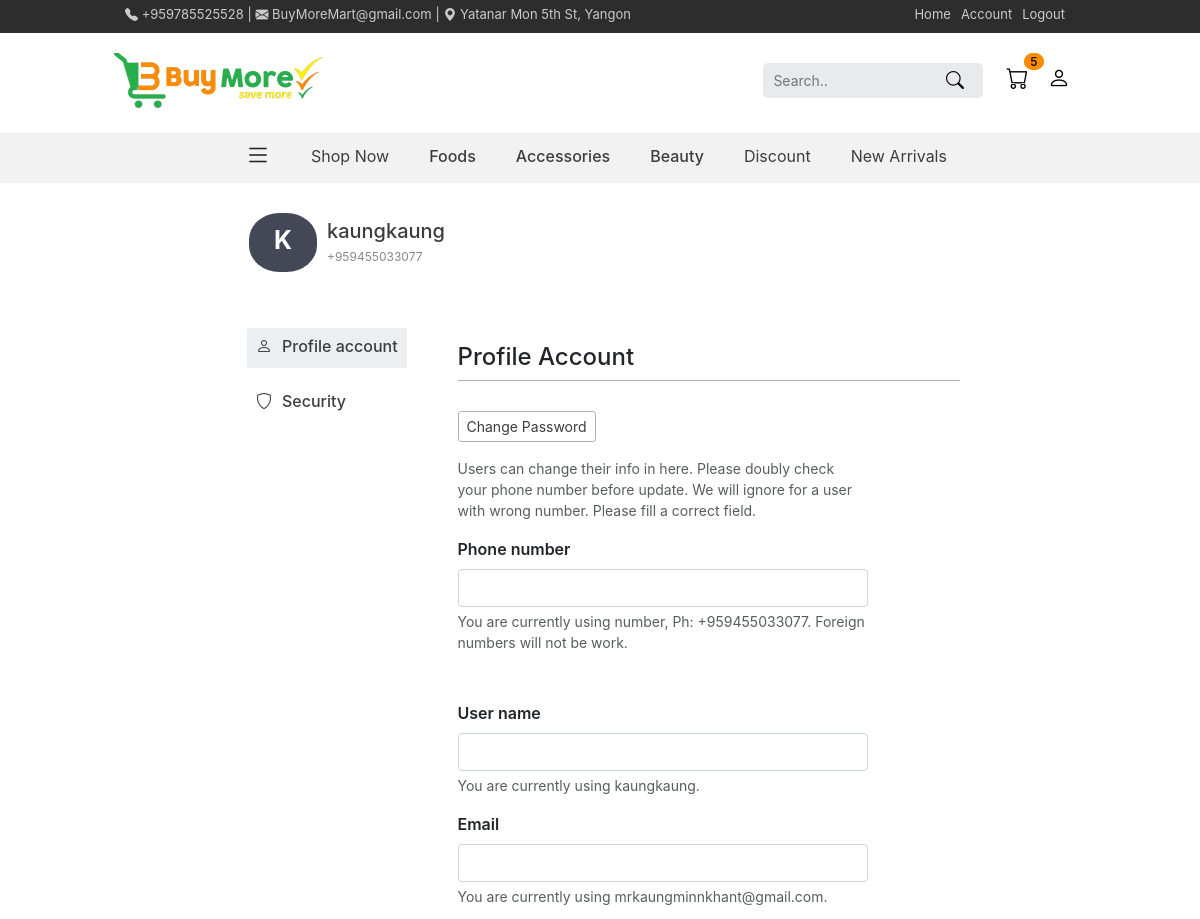
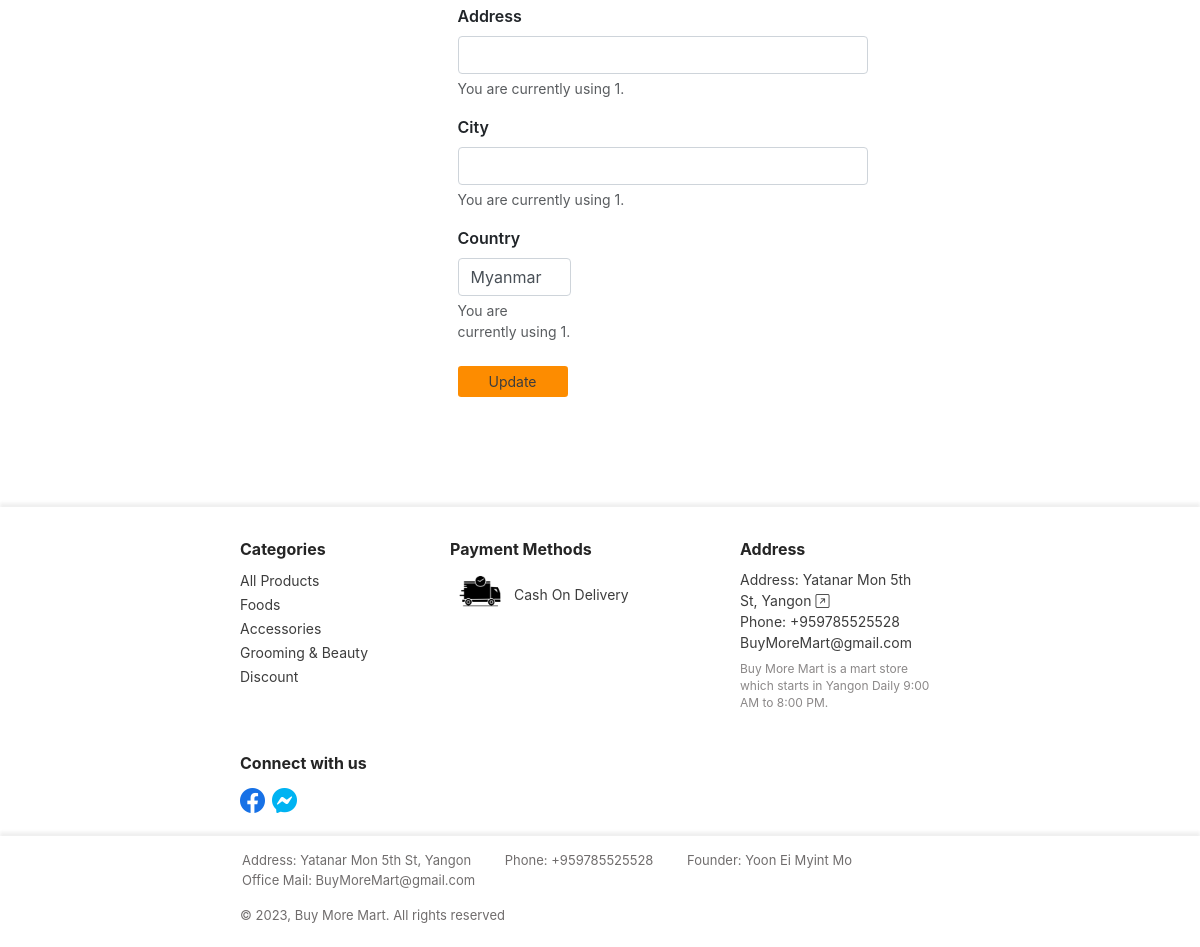
/profile (signed in), run on the app's committed database (2 pictures, top to bottom).
### app_controller/Website_Interface/models.py (models this page shows)
class Info(models.Model):
    phone = models.CharField(max_length=255, null=True, blank=True)
    email = models.EmailField(null=True, blank=True)
    address = models.CharField(max_length=255, null=True, blank=True)
    location = models.URLField(null=True, blank=True)
    buy_more_mart_info = models.TextField(max_length=255, null=True, blank=True)
    facebook_link = models.URLField(null=True, blank=True)
    messenger_link = models.URLField(null=True, blank=True)

### app_controller/Application/models.py (models this page shows)
class User(AbstractUser):
    image = models.ImageField(upload_to='profile_image', null=True, blank=True)
    phone_number = models.CharField(max_length=255)
    address = models.CharField(max_length=255)
    city = models.CharField(max_length=100)
    country = models.CharField(max_length=255)
    otp = models.CharField(max_length=255)
    is_verified = models.BooleanField(default=False)

### app_controller/Application/others/profile.py (the view, shortened to what this page needs)
# urls.py: 2. Add a URL to urlpatterns:  path('', views.home, name='home')
    def home(self, request):
        if Info.objects.filter(id=1).exists():
            info = Info.objects.get(id=1)
        else:
            info = None
        if Header_ImageGroup.objects.filter(id=1).exists():
            header_image = Header_ImageGroup.objects.get(id=1)
        else:
            header_image = None
        header_food = Product_type.objects.filter(category=1)
        header_accessories = Product_type.objects.filter(category=2)
        header_beauty = Product_type.objects.filter(category=3)
        if request.user.is_authenticated == False:
            return redirect("login")
        if request.user.is_authenticated:
            cart = Cart.objects.filter(user=request.user)
            cart_len = len(list(cart))
        else:
            cart_len = 0
        context = {
            'info': info,
            'header_image': header_image,
            'header_food': header_food,
            'header_accessories': header_accessories,
            'header_beauty': header_beauty,
            "cart_noti": cart_len
        }
        return render(request, 'others/profile.html',
                    context)

### template/others/profile.html (shortened to what this page needs)
{% extends 'base.html' %}
{% block content %}
<!DOCTYPE html>
<html lang="en">
<head>
    {% load static %}
    <link rel="stylesheet" href="{% static 'css/page.css' %}">
    <link rel="stylesheet" href="{% static 'css/profile.css' %}">
</head>
<body>
    {% include 'header.html' %}
    <div class="base_content4">
        <div class="main_profile_body_content">
          <div class="profile_body_content">
            <div class="profile_header">
                {% if request.user.is_authenticated %}
                <div class="profile_header_image">{{ request.user|make_list|first|capfirst }}</div>
                {% else %}
                <div class="profile_header_image">?</div>
                {% endif %}
                <div class="profile_header_text_group">
                <p class="profile_header_text">{{ request.user.username }}</p>
                <span class="profile_header_text_lower">{{ request.user.phone_number }}</span>
                </div>
            </div>
            <div class="profile_body">
                <div class="profile_left">
                    <ul>
                        <a href="{% url 'profile' %}"><li class=""><i class="bi bi-person"></i> <p>Profile account</p></li></a>
                        <a href="{% url 'security' %}"><li class=""><i class="bi bi-shield"></i> <p>Security</p></li></a>
                    </ul>
                </div>
                <div class="profile_right">
                    <div class="profile_right_head">
                        <h4>Profile Account</h4>
                    </div>
                    <div class="profile_right_body">
                        <div class="profile_right_body_form">
                            <form action="{% url 'profile' %}" method="POST" enctype="multipart/form-data">
                        <div class="mb-3">
                            <a href="{% url 'security' %}" class="profile_password btn btn-sm">Change Password</a>
                        </div>
                        <div class="mb-3">
                            <div class="form-text">Users can change their info in here. Please doubly check
                                    your phone number before update.
                                We will ignore for a user with wrong number. Please fill a correct field.</div>
                        </div>
                            <div class="mb-5">
                            <label for="phone" class="form-label profile_label">Phone number</label>
                            <input name="phone" type="text" class="form-control" id="phone">
                            <div class="form-text">You are currently using number, Ph: {{ request.user.phone_number }}.
                                Foreign numbers will not be work.
                            </div>
                            </div>
                                <div class="mb-3">
                                <label for="name" class="form-label profile_label">User name</label>
                                <input name="name" type="text" class="form-control" id="name">
                                <div class="form-text">You are currently using {{ request.user.username }}.</div>
                                </div>
                                <div class="mb-3">
                                    <label for="email" class="form-label profile_label">Email</label>
                                    <input name="email" type="email" class="form-control" id="email">
                                    <div class="form-text">You are currently using {{ request.user.email }}.</div>
                                    </div>
                                    <div class="mb-3">
                                        <label for="address" class="form-label profile_label">Address</label>
                                        <input name="address" type="text" class="form-control" id="address">
                                        <div class="form-text">You are currently using {{ request.user.address }}.</div>
                                        </div>
                                        <div class="mb-3">
                                            <label for="city" class="form-label profile_label">City</label>
                                            <input name="city" type="text" class="form-control" id="city">
                                            <div class="form-text">You are currently using {{ request.user.city }}.</div>
                                            </div>
                                            <div class="mb-4 profile_country">
                                            <label for="country" class="form-label profile_label">Country</label>
                                            <select id="country" name="country" class="form-control account_country">
                                                <option value="Myanmar">Myanmar</option>
                                            </select>
                                            <div class="form-text">You are currently using {{ request.user.country }}.</div>
                                            </div>
                                <button type="submit" class="profile_update btn btn-sm">Update</button>
                            </form>
                        </div>
                    </div>
                </div>
            </div>
        </div>
    </div>
</div>
</body>
    {% include 'footer.html'%}
</html>
{% endblock %}

### template/header.html (shortened to what this page needs)
{% extends 'base.html' %}
{% block content %}
<!DOCTYPE html>
<html lang="en">
<head>
    {% load static %}
    <link rel="stylesheet" href="{% static 'css/page.css' %}">
    <link rel="stylesheet" href="{% static 'css/header.css' %}">
    <link rel="stylesheet" href="{% static 'css/header_hover.css' %}">
</head>
<body>
    <div class="main_header_content">
        <div class="base_content2">
            <div class="header_content">
                <div class="first_header">
                    <div class="first_header_left">
                        {% if info.phone %}
                    <label for=""><i class="bi bi-telephone-fill"></i> {{ info.phone }} |</label>&nbsp;
                        {% else %}
                    <label for=""><i class="bi bi-telephone-fill"></i> +959785525528 |</label>&nbsp;
                        {% endif %}
                        {% if info.email %}
                    <label for=""><i class="bi bi-envelope-fill"></i> {{ info.email }} |</label>&nbsp;
                        {% else %}
                    <label for=""><i class="bi bi-envelope-fill"></i> BuyMoreMart@gmail.com |</label>&nbsp;
                        {% endif %}
                        {% if info.address %}
                    <label for=""><i class="bi bi-geo-alt-fill"></i><a href="{{ info.location }}"> {{ info.address }}</a></label>
                        {% else %}
<label for=""><i class="bi bi-geo-alt-fill"></i><a href="https://www.google.com/maps/place/Buy+More+Mart/@16.8357569,96.1136676,15z/data=!4m6!3m5!1s0x30c1956299e6b48b:0xd2f9fd3513d2e941!8m2!3d16.8357569!4d96.1136676!16s%2Fg%2F11s640nsb1?entry=ttu"> Yatanar Mon 5th St, Yangon</a></label>
                        {% endif %}
                    </div>
                    <ul>
                        <li><a href="{% url 'index' %}">Home</a></li>
                        <li><a href="{% url 'profile' %}">Account</a></li>
                        {% if user.is_authenticated %}
                            <li><a href="{% url 'logout' %}">Logout</a></li>
                        {% else %}
                            <li><a href="{% url 'login' %}">Login</a></li>
                        {% endif %}
                    </ul>
                </div>
            </div>
        </div>
    </div>
<div class="base_content2">
    <div class="second_header_content">
    <div class="second_header">
        <a href="{% url 'index' %}"><img class="logo_image" src="/media/website_images/logo-nobg.png" alt=""></a>
        <form action="{% url 'search' %}" method="POST" enctype="multipart/form-data">
            <input name="search" class="search_form" type="text" placeholder="Search..">
            <button class="search_form_submit"><i class="bi bi-search"></i></button>
            <a class="second_header_cart" href="{% url 'cart' %}"><i class="bi bi-cart"></i>
                <word id="element_cart_noti" class="second_header_cart_number">{{ cart_noti }}</word></a>
            <a class="second_header_profile" href="{% url 'profile' %}"><i class="bi bi-person"></i></a>
        </form>
    </div>
</div>
</div>
    <div class="third_header_content">
    <div class="third_header">
        <ul>
            <li><i id="default_setting" class="bi bi-list"></i></li>
            <li class="li2"><a href="{% url 'index' %}" class="" id="hn0">Shop Now</a>
            </li>
            <li><a href="{% url 'foods' %}" class="main_one" id="hn1">Foods</a>
            </li>
            <li><a href="{% url 'accessories' %}" class="main_two" id="hn2">Accessories</a>
            </li>
            <li><a href="{% url 'gb' %}" class="main_three" id="hn3">Beauty</a>
            </li>
            <li><a href="{% url 'discount' %}" class="" id="hn4">Discount</a>
            </li>
            <li><a href="{% url 'new_arrivals' %}" class="" id="hn5">New Arrivals</a>
            </li>
        </ul>
    </div>
</div>
    <div class="second_line_arrow"></div>
</body>
</html>
{% endblock %}

### template/footer.html (shortened to what this page needs)
{% extends 'base.html' %}
{% block content %}
<head>
    {% load static %}
    <link rel="stylesheet" href="{% static 'css/page.css' %}">
    <link rel="stylesheet" href="{% static 'css/footer.css' %}">
</head>
<body>
    <div class="main_footer_content">
        <div class="base_content2">
        <div class="first_footer_content">
           <div class=" first_footer_content1">
            <label for="">Categories</label>
            <p><a href="{% url 'products' %}">All Products</a>
                <a href="{% url 'foods' %}">Foods</a>
                <a href="{% url 'accessories' %}">Accessories</a>
                <a href="{% url 'gb' %}">Grooming & Beauty</a>
                <a href="{% url 'discount' %}">Discount</a>
            </p>
           </div>
           <div class=" first_footer_content2">
            <label for="">Payment Methods</label>
                <p><img src="/media/website_icons/cod.jpg" alt=""> Cash On Delivery
            </p>
           </div>
           <div class="first_footer_content3">
            <label for="">Address</label>
            <p>Address: {% if info.address %}<a href="{{ info.location }}">{{ info.address }} <i class="bi bi-arrow-up-right-square"></i></a> {% else %} <a href="https://www.google.com/maps/place/Buy+More+Mart/@16.8357569,96.1136676,15z/data=!4m6!3m5!1s0x30c1956299e6b48b:0xd2f9fd3513d2e941!8m2!3d16.8357569!4d96.1136676!16s%2Fg%2F11s640nsb1?entry=ttu">Yatanar Mon 5th St, Yangon<i class="bi bi-arrow-up-right-square"></i></a>{% endif %}
            {% if info.phone %} Phone: {{ info.phone }} {% else %} Phone: +959785525528 {% endif %}
            {% if info.email %} {{ info.email }} {% else %} BuyMoreMart@gmail.com {% endif %}
{% if info.buy_more_mart_info %}<words>{{ info.buy_more_mart_info }}</words>{% else %}<words>Buy More Mart is a mart store which starts in Yangon Daily 9:00 AM to 8:00 PM.</words>{% endif %}
        </p>
           </div>
        </div>
        <div class="below_first_footer_content">
        <div class="below_first_footer_content1">
            <label for="">Connect with us</label>
<p>{% if info.facebook_link %} <a href="{{ info.facebook_link }}"><i class="bi bi-facebook"></i></a> {% else %} <a href="https://www.facebook.com/profile.php?id=100086483622253"><i class="bi bi-facebook"></i></a> {% endif %} {% if info.messenger_link %} <a href="{{ info.messenger_link }}"><i class="bi bi-messenger"></i></a> {% else %} <a href="https://www.facebook.com/profile.php?id=100086483622253"><i class="bi bi-messenger"></i></a> {% endif %}
</p>
</div>
        </div>
    </div>
</div>
<div class="main_footer_content2">
    <div class="base_content2">
        <div class="second_footer_content">
            <div class="second_footer_content1">
                <ul>
                    {% if info.address %}
                    <li>Address: <a href="{{ info.location }}">{{ info.address }}</a></li>
                        {% else %}
                        <li>Address: <a href="https://www.google.com/maps/place/Buy+More+Mart/@16.8357569,96.1136676,15z/data=!4m6!3m5!1s0x30c1956299e6b48b:0xd2f9fd3513d2e941!8m2!3d16.8357569!4d96.1136676!16s%2Fg%2F11s640nsb1?entry=ttu">Yatanar Mon 5th St, Yangon</a></li>
                    {% endif %}
                    {% if info.phone %}
                    <li>Phone: {{ info.phone }}</li>
                        {% else %}
                    <li>Phone: +959785525528</li>
                    {% endif %}
                    <li>Founder: Yoon Ei Myint Mo</li>
                    {% if info.email %}
                    <li>Office Mail: {{ info.email }}</li>
                        {% else %}
                    <li>Office Mail: BuyMoreMart@gmail.com</li>
                    {% endif %}
                </ul>
            </div>
            <div class=" second_footer_content2">
                <p>© 2023, Buy More Mart. All rights reserved</p>
            </div>
        </div>
    </div>
</div>
</body>
{% endblock %}

### data on the page
Info: phone "+959785525528", email "BuyMoreMart@gmail.com", address "Yatanar Mon 5th St, Yangon", buy_more_mart_info "Buy More Mart is a mart store which starts in Yangon Daily 9:00 AM to 8:00 PM."
User: user|make_list "K", user.username "kaungkaung", user.phone_number "+959455033077", user.email "mrkaungminnkhant@gmail.com", user.address "1", user.city "1", user.country "1"

### other printed values
{{ cart_noti }} "5"
